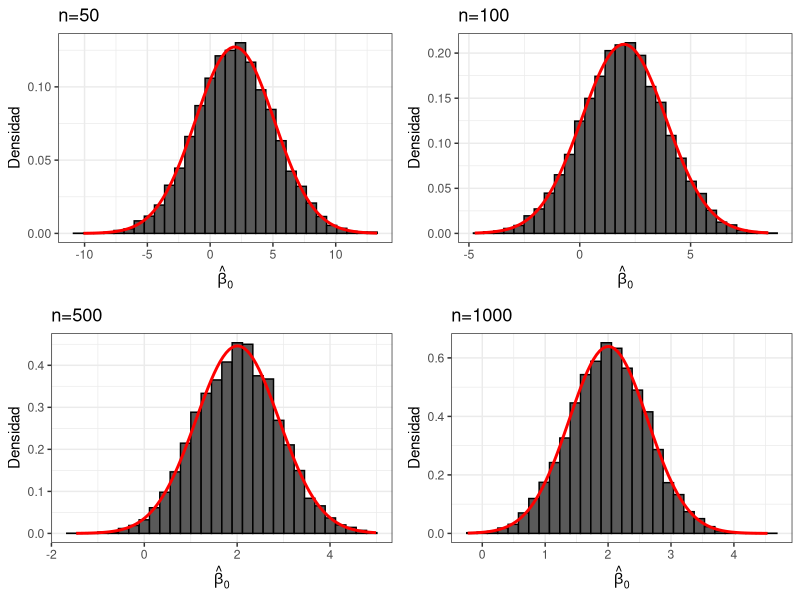
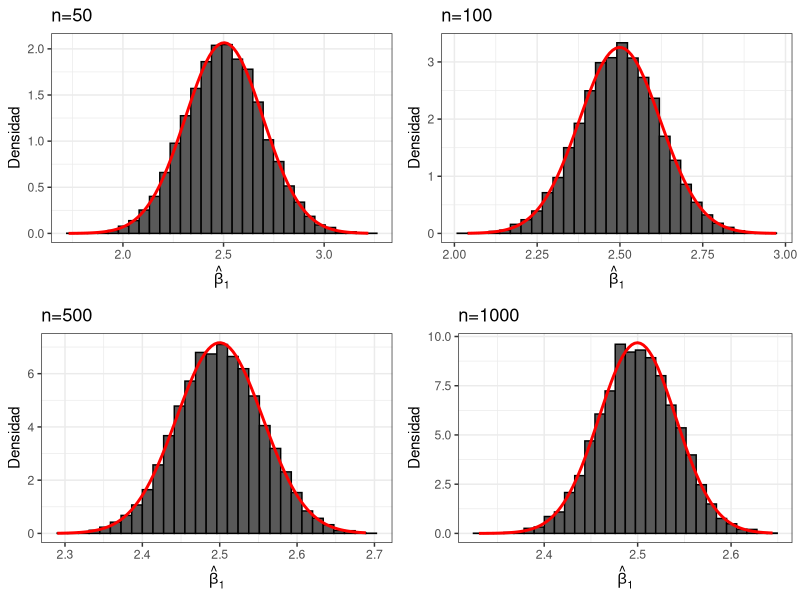

Recreate these plots in R, in order. (Note: a time limit stopped this script after it produced the figures.)
## ---- chunk 1
knitr::opts_chunk$set(echo = TRUE)

library(readr)
library(dplyr)
library(ggplot2)

set.seed(123)

reps = 10000

betas = matrix(NA, nrow = reps, ncol = 12)

beta0 = 2

beta1 = 2.5

beta2 = 1

su = 1

n = c(50, 100, 500, 1000)  #tamagno muestral

for (j in 1:length(n)) {
  
  X1=rnorm(n[j],20,1)
  
  e=rnorm(n[j],3,1)
  
  X2=0.8*X1 + e
  
  
  for (i in 1:reps) {
    
    u= rnorm(n[j],0,su)
    
    Y = beta0 + beta1*X1 + beta2*X2 + u 
    
    model = lm(Y~X1 + X2)  
    
    betas[i,j] = model$coef[1]
    
    betas[i,j+4] = model$coef[2]
    
    betas[i,j+8] = model$coef[3]
  }
  
}

betas_df <- data.frame(betas)

apply(betas_df,2,mean)

apply(betas_df,2,var)

summary(model)

# EXPLICACION, si existe sesgo en los betas cuando se comparan con el modelo, 
#el sesgo disminuye cuando la muestra llega a n=500, (como se puede ver en el grafico, el promedio se acerca mucho a la muestra, linea roja), 
#pero vuelve a aumentar cuando la muestra alcanza n=1000

#3.b

library(ggplot2)

library(gridExtra)

library(dplyr)

g10 <- ggplot(betas_df) + 
  
  geom_histogram(aes(betas_df[,1], y=..density..), col="black", bins = 30) +
  
  stat_function(fun=dnorm, args=list(mean=mean(betas_df[,1]), sd=sd(betas_df[,1])), 
                
                geom="line", colour="red", size=1) +
  
  ylab("Densidad") +   ggtitle("n=50") + xlab(expression(hat(beta)[0])) +
  
  theme_bw()

g20 <- ggplot(betas_df) + 
  
  geom_histogram(aes(betas_df[,2], y=..density..), col="black", bins = 30) +
  
  stat_function(fun=dnorm, args=list(mean=mean(betas_df[,2]), sd=sd(betas_df[,2])), 
                
                geom="line", colour="red", size=1) +
  
  ylab("Densidad") +   ggtitle("n=100") + xlab(expression(hat(beta)[0])) +
  
  theme_bw()

g30 <- ggplot(betas_df) + 
  
  geom_histogram(aes(betas_df[,3], y=..density..), col="black", bins = 30) +
  
  stat_function(fun=dnorm, args=list(mean=mean(betas_df[,3]), sd=sd(betas_df[,3])), 
                
                geom="line", colour="red", size=1) +
  
  ylab("Densidad") +   ggtitle("n=500") + xlab(expression(hat(beta)[0])) +
  
  theme_bw()

g40 <- ggplot(betas_df) + 
  
  geom_histogram(aes(betas_df[,4], y=..density..), col="black", bins = 30) +
  
  stat_function(fun=dnorm, args=list(mean=mean(betas_df[,4]), sd=sd(betas_df[,4])), 
                
                geom="line", colour="red", size=1) +
  
  ylab("Densidad") +   ggtitle("n=1000") + xlab(expression(hat(beta)[0])) +
  
  theme_bw()

grid.arrange(g10, g20, g30, g40, nrow=2, ncol=2)

g11 <- ggplot(betas_df) + 
  
  geom_histogram(aes(betas_df[,5], y=..density..), col="black", bins = 30) +
  
  stat_function(fun=dnorm, args=list(mean=mean(betas_df[,5]), sd=sd(betas_df[,5])), 
                
                geom="line", colour="red", size=1) +
  
  ylab("Densidad") +   ggtitle("n=50") + xlab(expression(hat(beta)[1])) +
  
  theme_bw()

g21 <- ggplot(betas_df) + 
  
  geom_histogram(aes(betas_df[,6], y=..density..), col="black", bins = 30) +
  
  stat_function(fun=dnorm, args=list(mean=mean(betas_df[,6]), sd=sd(betas_df[,6])), 
                
                geom="line", colour="red", size=1) +
  
  ylab("Densidad") +   ggtitle("n=100") + xlab(expression(hat(beta)[1])) +
  
  theme_bw()

g31 <- ggplot(betas_df) + 
  
  geom_histogram(aes(betas_df[,7], y=..density..), col="black", bins = 30) +
  
  stat_function(fun=dnorm, args=list(mean=mean(betas_df[,7]), sd=sd(betas_df[,7])), 
                
                geom="line", colour="red", size=1) +
  
  ylab("Densidad") +   ggtitle("n=500") + xlab(expression(hat(beta)[1])) +
  
  theme_bw()

g41 <- ggplot(betas_df) + 
  
  geom_histogram(aes(betas_df[,8], y=..density..), col="black", bins = 30) +
  
  stat_function(fun=dnorm, args=list(mean=mean(betas_df[,8]), sd=sd(betas_df[,8])), 
                
                geom="line", colour="red", size=1) +
  
  ylab("Densidad") +   ggtitle("n=1000") + xlab(expression(hat(beta)[1])) +
  
  theme_bw()

grid.arrange(g11, g21, g31, g41, nrow=2, ncol=2)

#3.c

set.seed(123)

reps = 10000

betas = matrix(NA, nrow = reps, ncol = 12)

beta0 = 2

beta1 = 2.5

beta2 = 1

su = 1

n = c(50, 100, 500, 1000)  #tamagno muestral

for (j in 1:length(n)) {
  
  X1=rnorm(n[j],20,1)
  
  e=rnorm(n[j],3,1)
  
  X2=runif(n[j],0,1)
  
  
  for (i in 1:reps) {
    
    u= rnorm(n[j],0,su)
    
    Y = beta0 + beta1*X1 + beta2*X2 + u 
    
    model = lm(Y~X1 + X2)  
    
    betas[i,j] = model$coef[1]
    
    betas[i,j+4] = model$coef[2]
    
    betas[i,j+8] = model$coef[3]
  }
  
}

betas_df <- data.frame(betas)

apply(betas_df,2,mean)

apply(betas_df,2,var)

summary(model)

#En este caso, podemos presenciar que se mantiene el mismo patrón respecto a que cuando aumenta el tamaño de la muestra,
#pero aqui el sesgo es el menor posible hasta el tamaño 100, luego va aumentando el sesgo, esto se presencia mucho mejor en los gráficos,
#ya que en el panel de n=100 el estimador se acerca mucho al parametro poblacional

g10 <- ggplot(betas_df) + 
  
  geom_histogram(aes(betas_df[,1], y=..density..), col="black", bins = 30) +
  
  stat_function(fun=dnorm, args=list(mean=mean(betas_df[,1]), sd=sd(betas_df[,1])), 
                
                geom="line", colour="red", size=1) +
  
  ylab("Densidad") +   ggtitle("n=50") + xlab(expression(hat(beta)[0])) +
  
  theme_bw()

g20 <- ggplot(betas_df) + 
  
  geom_histogram(aes(betas_df[,2], y=..density..), col="black", bins = 30) +
  
  stat_function(fun=dnorm, args=list(mean=mean(betas_df[,2]), sd=sd(betas_df[,2])), 
                
                geom="line", colour="red", size=1) +
  
  ylab("Densidad") +   ggtitle("n=100") + xlab(expression(hat(beta)[0])) +
  
  theme_bw()

g30 <- ggplot(betas_df) + 
  
  geom_histogram(aes(betas_df[,3], y=..density..), col="black", bins = 30) +
  
  stat_function(fun=dnorm, args=list(mean=mean(betas_df[,3]), sd=sd(betas_df[,3])), 
                
                geom="line", colour="red", size=1) +
  
  ylab("Densidad") +   ggtitle("n=500") + xlab(expression(hat(beta)[0])) +
  
  theme_bw()

g40 <- ggplot(betas_df) + 
  
  geom_histogram(aes(betas_df[,4], y=..density..), col="black", bins = 30) +
  
  stat_function(fun=dnorm, args=list(mean=mean(betas_df[,4]), sd=sd(betas_df[,4])), 
                
                geom="line", colour="red", size=1) +
  
  ylab("Densidad") +   ggtitle("n=1000") + xlab(expression(hat(beta)[0])) +
  
  theme_bw()

grid.arrange(g10, g20, g30, g40, nrow=2, ncol=2)

g11 <- ggplot(betas_df) + 
  
  geom_histogram(aes(betas_df[,5], y=..density..), col="black", bins = 30) +
  
  stat_function(fun=dnorm, args=list(mean=mean(betas_df[,5]), sd=sd(betas_df[,5])), 
                
                geom="line", colour="red", size=1) +
  
  ylab("Densidad") +   ggtitle("n=50") + xlab(expression(hat(beta)[1])) +
  
  theme_bw()

g21 <- ggplot(betas_df) + 
  
  geom_histogram(aes(betas_df[,6], y=..density..), col="black", bins = 30) +
  
  stat_function(fun=dnorm, args=list(mean=mean(betas_df[,6]), sd=sd(betas_df[,6])), 
                
                geom="line", colour="red", size=1) +
  
  ylab("Densidad") +   ggtitle("n=100") + xlab(expression(hat(beta)[1])) +
  
  theme_bw()

g31 <- ggplot(betas_df) + 
  
  geom_histogram(aes(betas_df[,7], y=..density..), col="black", bins = 30) +
  
  stat_function(fun=dnorm, args=list(mean=mean(betas_df[,7]), sd=sd(betas_df[,7])), 
                
                geom="line", colour="red", size=1) +
  
  ylab("Densidad") +   ggtitle("n=500") + xlab(expression(hat(beta)[1])) +
  
  theme_bw()

g41 <- ggplot(betas_df) + 
  
  geom_histogram(aes(betas_df[,8], y=..density..), col="black", bins = 30) +
  
  stat_function(fun=dnorm, args=list(mean=mean(betas_df[,8]), sd=sd(betas_df[,8])), 
                
                geom="line", colour="red", size=1) +
  
  ylab("Densidad") +   ggtitle("n=1000") + xlab(expression(hat(beta)[1])) +
  
  theme_bw()

grid.arrange(g11, g21, g31, g41, nrow=2, ncol=2)
## ---- chunk 2
apply(betas_df,2,mean)
## ---- chunk 3
apply(betas_df,2,var)
## ---- chunk 4
summary(model)
## ---- chunk 5
g10 <- ggplot(betas_df) + 
  
  geom_histogram(aes(betas_df[,1], y=..density..), col="black", bins = 30) +
  
  stat_function(fun=dnorm, args=list(mean=mean(betas_df[,1]), sd=sd(betas_df[,1])), 
                
                geom="line", colour="red", size=1) +
  
  ylab("Densidad") +   ggtitle("n=50") + xlab(expression(hat(beta)[0])) +
  
  theme_bw()
